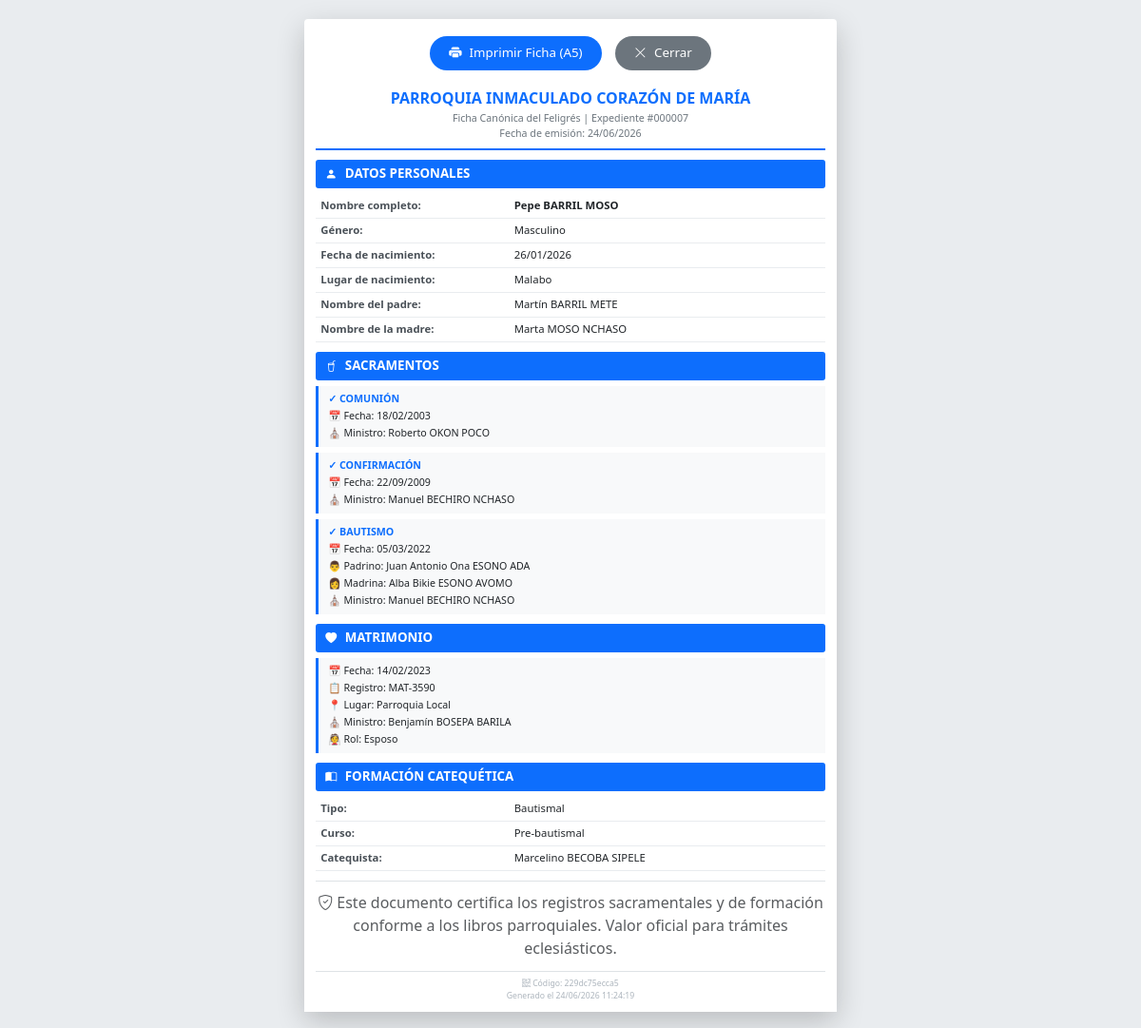
/report/imprimir_reporte.php?id=7, run on the app's committed database.
### tables this page shows
CREATE TABLE `feligres` (
  `id_feligres` int(11) NOT NULL,
  `nombre_completo` varchar(150) NOT NULL,
  `genero` enum('Masculino','Femenino') NOT NULL,
  `nombre_padre` varchar(150) DEFAULT NULL,
  `nombre_madre` varchar(150) DEFAULT NULL,
  `fecha_nacimiento` date DEFAULT NULL,
  `lugar_nacimiento` varchar(150) DEFAULT NULL
);

CREATE TABLE `matrimonio_feligres` (
  `id_matrimonio_feligres` int(11) NOT NULL,
  `id_matrimonio` int(11) NOT NULL,
  `id_feligres` int(11) NOT NULL,
  `rol` enum('esposo','esposa','testigo') NOT NULL
);

CREATE TABLE `matrimonio` (
  `id_matrimonio` int(11) NOT NULL,
  `registro` varchar(50) DEFAULT NULL,
  `fecha` date DEFAULT NULL,
  `id_ministro` int(11) DEFAULT NULL,
  `lugar` varchar(150) DEFAULT NULL,
  `estado` enum('activo','inactivo') NOT NULL DEFAULT 'activo',
  `id_pago` int(11) DEFAULT NULL,
  `monto_pago` decimal(12,2) DEFAULT 0.00
);

CREATE TABLE `catequesis` (
  `id_catequesis` int(11) NOT NULL,
  `id_feligres` int(11) DEFAULT NULL,
  `estado` tinyint(1) NOT NULL DEFAULT 1,
  `id_curso` int(11) DEFAULT NULL,
  `id_parroquia` int(11) DEFAULT NULL,
  `id_periodo` int(11) DEFAULT NULL,
  `tipo` enum('Bautismal','Primera comunión','Confirmación','Matrimonial') NOT NULL,
  `id_pago` int(11) DEFAULT NULL,
  `monto_pago` decimal(12,2) DEFAULT 0.00
);

CREATE TABLE `curso` (
  `id_curso` int(11) NOT NULL,
  `nombre` varchar(150) DEFAULT NULL,
  `duracion` varchar(50) DEFAULT NULL,
  `id_catequista` int(11) DEFAULT NULL
);

CREATE TABLE `catequista` (
  `id_catequista` int(11) NOT NULL,
  `nombre` varchar(150) NOT NULL,
  `telefono` varchar(50) DEFAULT NULL,
  `especialidad` varchar(100) DEFAULT NULL
);

### report/imprimir_reporte.php (the view, shortened to what this page needs)
<?php
$id = $_GET['id'];
$db = (new Database())->getConnection();
$stmt = $db->prepare("SELECT * FROM feligres WHERE id_feligres = ?");
$stmt->execute([$id]);
$feligres = $stmt->fetch(PDO::FETCH_ASSOC);
$stmt = $db->prepare("
    SELECT 'BAUTISMO' AS sacramento, fecha, padrino, madrina,
           (SELECT nombre_completo FROM ministros WHERE id_ministro = b.id_ministro) AS ministro
    FROM bautismo b WHERE id_feligres = ?
    UNION ALL
    SELECT 'COMUNIÓN', fecha, NULL, NULL,
           (SELECT nombre_completo FROM ministros WHERE id_ministro = c.id_ministro)
    FROM comunion c WHERE id_feligres = ?
    UNION ALL
    SELECT 'CONFIRMACIÓN', fecha, NULL, NULL,
           (SELECT nombre_completo FROM ministros WHERE id_ministro = cf.id_ministro)
    FROM confirmacion cf WHERE id_feligres = ?
");
$stmt->execute([$id, $id, $id]);
$sacramentos = $stmt->fetchAll(PDO::FETCH_ASSOC);
usort($sacramentos, function($a, $b) {
    return strtotime($a['fecha']) - strtotime($b['fecha']);
});
$stmt = $db->prepare("
    SELECT
        c.tipo,
        cu.nombre AS curso_nombre,
        cat.nombre AS catequista_nombre
    FROM catequesis c
    LEFT JOIN curso cu ON c.id_curso = cu.id_curso
    LEFT JOIN catequista cat ON cu.id_catequista = cat.id_catequista
    WHERE c.id_feligres = ? AND c.estado = 1
    ORDER BY c.id_catequesis DESC
    LIMIT 1
");
$stmt->execute([$id]);
$catequesis = $stmt->fetch(PDO::FETCH_ASSOC);
$stmt = $db->prepare("
    SELECT m.fecha, m.registro, m.lugar,
           (SELECT nombre_completo FROM ministros WHERE id_ministro = m.id_ministro) AS ministro,
           mf.rol
    FROM matrimonio m
    INNER JOIN matrimonio_feligres mf ON m.id_matrimonio = mf.id_matrimonio
    WHERE mf.id_feligres = ? AND mf.rol IN ('esposo', 'esposa')
    LIMIT 1
");
$stmt->execute([$id]);
$matrimonio = $stmt->fetch(PDO::FETCH_ASSOC);
$edad = '';
if ($feligres['fecha_nacimiento']) {
    $fecha_nac = new DateTime($feligres['fecha_nacimiento']);
    $hoy = new DateTime();
    $edad = $hoy->diff($fecha_nac)->y;
}
?>
<!DOCTYPE html>
<html lang="es">
<head>
    <link href="https://cdn.jsdelivr.net/npm/bootstrap@5.3.2/dist/css/bootstrap.min.css" rel="stylesheet">
    <link rel="stylesheet" href="https://cdn.jsdelivr.net/npm/bootstrap-icons@1.11.3/font/bootstrap-icons.min.css">
</head>
<body>
<div class="ficha-container">
    <div class="no-print text-center pt-2">
        <button onclick="window.print();" class="btn-print">
            <i class="bi bi-printer-fill"></i> Imprimir Ficha (A5)
        </button>
        <button onclick="window.close();" class="btn-print" style="background: #6c757d; margin-left: 10px;">
            <i class="bi bi-x-lg"></i> Cerrar
        </button>
    </div>
    <div class="card-ficha">
        <div class="header-ficha">
            <h3>PARROQUIA INMACULADO CORAZÓN DE MARÍA</h3>
            <p>Ficha Canónica del Feligrés | Expediente #<?php echo str_pad($feligres['id_feligres'], 6, '0', STR_PAD_LEFT); ?></p>
            <p class="mb-0">Fecha de emisión: <?php echo date('d/m/Y'); ?></p>
        </div>
        <div class="section-title">
            <i class="bi bi-person-fill"></i> DATOS PERSONALES
        </div>
        <table class="info-table">
            <tr>
                <td>Nombre completo:</td>
                <td><strong><?php echo htmlspecialchars($feligres['nombre_completo']); ?></strong></td>
            </tr>
            <tr>
                <td>Género:</td>
                <td><?php echo htmlspecialchars($feligres['genero']); ?></td>
            </tr>
            <tr>
                <td>Fecha de nacimiento:</td>
                <td><?php echo $feligres['fecha_nacimiento'] ? date('d/m/Y', strtotime($feligres['fecha_nacimiento'])) : '---'; ?>
                <?php if ($edad): ?> (<?php echo $edad; ?> años)<?php endif; ?></td>
            </tr>
            <tr>
                <td>Lugar de nacimiento:</td>
                <td><?php echo htmlspecialchars($feligres['lugar_nacimiento'] ?? '---'); ?></td>
            </tr>
            <tr>
                <td>Nombre del padre:</td>
                <td><?php echo htmlspecialchars($feligres['nombre_padre'] ?? '---'); ?></td>
            </tr>
            <tr>
                <td>Nombre de la madre:</td>
                <td><?php echo htmlspecialchars($feligres['nombre_madre'] ?? '---'); ?></td>
            </tr>
        </table>
        <div class="section-title">
            <i class="bi bi-cup-straw"></i> SACRAMENTOS
        </div>
        <?php if (empty($sacramentos)): ?>
            <div class="text-center text-muted small py-1">--- Sin sacramentos registrados ---</div>
        <?php else: ?>
            <?php foreach ($sacramentos as $s): ?>
                <div class="sacramento-item">
                    <div class="sacramento-titulo">
                        ✓ <?php echo htmlspecialchars($s['sacramento']); ?>
                    </div>
                    <div>📅 Fecha: <?php echo $s['fecha'] ? date('d/m/Y', strtotime($s['fecha'])) : 'Pendiente'; ?></div>
                    <?php if (!empty($s['padrino'])): ?>
                        <div>👨 Padrino: <?php echo htmlspecialchars($s['padrino']); ?></div>
                    <?php endif; ?>
                    <?php if (!empty($s['madrina'])): ?>
                        <div>👩 Madrina: <?php echo htmlspecialchars($s['madrina']); ?></div>
                    <?php endif; ?>
                    <?php if (!empty($s['ministro'])): ?>
                        <div>⛪ Ministro: <?php echo htmlspecialchars($s['ministro']); ?></div>
                    <?php endif; ?>
                </div>
            <?php endforeach; ?>
        <?php endif; ?>
        <?php if ($matrimonio): ?>
        <div class="section-title">
            <i class="bi bi-heart-fill"></i> MATRIMONIO
        </div>
        <div class="sacramento-item">
            <div>📅 Fecha: <?php echo date('d/m/Y', strtotime($matrimonio['fecha'])); ?></div>
            <div>📋 Registro: <?php echo htmlspecialchars($matrimonio['registro'] ?? '---'); ?></div>
            <div>📍 Lugar: <?php echo htmlspecialchars($matrimonio['lugar'] ?? '---'); ?></div>
            <div>⛪ Ministro: <?php echo htmlspecialchars($matrimonio['ministro'] ?? '---'); ?></div>
            <div>👰 Rol: <?php echo ucfirst(htmlspecialchars($matrimonio['rol'])); ?></div>
        </div>
        <?php endif; ?>
        <div class="section-title">
            <i class="bi bi-book-half"></i> FORMACIÓN CATEQUÉTICA
        </div>
        <?php if (!$catequesis): ?>
            <div class="text-center text-muted small py-1">--- Sin formación registrada ---</div>
        <?php else: ?>
            <table class="info-table">
                <tr>
                    <td>Tipo:</td>
                    <td><?php echo htmlspecialchars($catequesis['tipo'] ?? '---'); ?></td>
                </tr>
                <tr>
                    <td>Curso:</td>
                    <td><?php echo htmlspecialchars($catequesis['curso_nombre'] ?? '---'); ?></td>
                </tr>
                <tr>
                    <td>Catequista:</td>
                    <td><?php echo htmlspecialchars($catequesis['catequista_nombre'] ?? '---'); ?></td>
                </tr>
            </table>
        <?php endif; ?>
        <div class="divider"></div>
        <div class="small-text text-center text-muted">
            <i class="bi bi-shield-check"></i> Este documento certifica los registros sacramentales y de formación<br>
            conforme a los libros parroquiales. Valor oficial para trámites eclesiásticos.
        </div>
        <div class="footer-ficha">
            <i class="bi bi-qr-code"></i> Código: <?php echo substr(md5($feligres['id_feligres'] . date('Ymd')), 0, 12); ?>
            <br>
            Generado el <?php echo date('d/m/Y H:i:s'); ?>
        </div>
    </div>
</div>
</body>
</html>

### report/imprimir_reporte.php (style rules this page uses)
body { background: #e9ecef; display: flex; justify-content: center; align-items: center; min-height: 100vh; padding: 20px; font-family: 'Segoe UI', Tahoma, Geneva, Verdana, sans-serif; }
.ficha-container { max-width: 148mm; width: 100%; margin: 0 auto; background: white; box-shadow: 0 10px 30px rgba(0,0,0,0.2); border-radius: 4px; }
.card-ficha { background: white; padding: 10px 12px; }
.header-ficha { text-align: center; border-bottom: 2px solid #0d6efd; padding-bottom: 8px; margin-bottom: 10px; }
.header-ficha h3 { font-size: 12pt; margin-bottom: 3px; font-weight: bold; color: #0d6efd; }
.header-ficha p { font-size: 8pt; margin: 0; color: #6c757d; }
.section-title { font-size: 10pt; font-weight: bold; background: #0d6efd; color: white; padding: 5px 10px; margin: 10px 0 6px 0; border-radius: 3px; }
.section-title i { margin-right: 5px; font-size: 9pt; }
.info-table { width: 100%; margin-bottom: 5px; }
.info-table td { padding: 4px 5px; border-bottom: 1px solid #e9ecef; vertical-align: top; font-size: 8.5pt; }
.info-table td:first-child { font-weight: 600; width: 38%; color: #495057; }
.info-table td:last-child { color: #212529; }
.sacramento-item { background: #f8f9fa; border-left: 3px solid #0d6efd; padding: 5px 10px; margin-bottom: 6px; font-size: 8pt; }
.sacramento-titulo { font-weight: bold; color: #0d6efd; font-size: 9pt; margin-bottom: 3px; }
.sacramento-item div { font-size: 8pt; margin-bottom: 2px; }
.divider { height: 1px; background: #dee2e6; margin: 10px 0; }
.footer-ficha { margin-top: 12px; padding-top: 6px; text-align: center; font-size: 6.5pt; color: #adb5bd; border-top: 1px solid #dee2e6; }
.btn-print { background: #0d6efd; color: white; border: none; padding: 8px 20px; border-radius: 30px; font-weight: 500; margin: 10px auto; cursor: pointer; display: inline-flex; align-items: center; gap: 8px; font-size: 10pt; }
.text-center { text-align: center; }
.text-muted { color: #6c757d; }
@media screen { .ficha-container { box-shadow: 0 10px 30px rgba(0,0,0,0.2); } }

### data on the page
feligres: id_feligres "000007", nombre_completo "Pepe BARRIL MOSO", genero "Masculino", fecha_nacimiento "26/01/2026", lugar_nacimiento "Malabo", nombre_padre "Martín BARRIL METE", nombre_madre "Marta MOSO NCHASO"
matrimonio_feligres: id_matrimonio.fecha "14/02/2023", id_matrimonio.registro "MAT-3590", id_matrimonio.lugar "Parroquia Local", rol "Esposo"
catequesis: tipo "Bautismal", id_curso.nombre "Pre-bautismal", catequista.nombre "Marcelino BECOBA SIPELE"

### other printed values
$s['sacramento'] "COMUNIÓN"
date('d/m/Y', strtotime($s['fecha'])) "18/02/2003"
$s['ministro'] "Roberto OKON POCO"
$s['sacramento'] "CONFIRMACIÓN"
date('d/m/Y', strtotime($s['fecha'])) "22/09/2009"
$s['ministro'] "Manuel BECHIRO NCHASO"
$s['sacramento'] "BAUTISMO"
date('d/m/Y', strtotime($s['fecha'])) "05/03/2022"
$s['padrino'] "Juan Antonio Ona ESONO ADA"
$s['madrina'] "Alba Bikie ESONO AVOMO"
$matrimonio['ministro'] "Benjamín BOSEPA BARILA"
